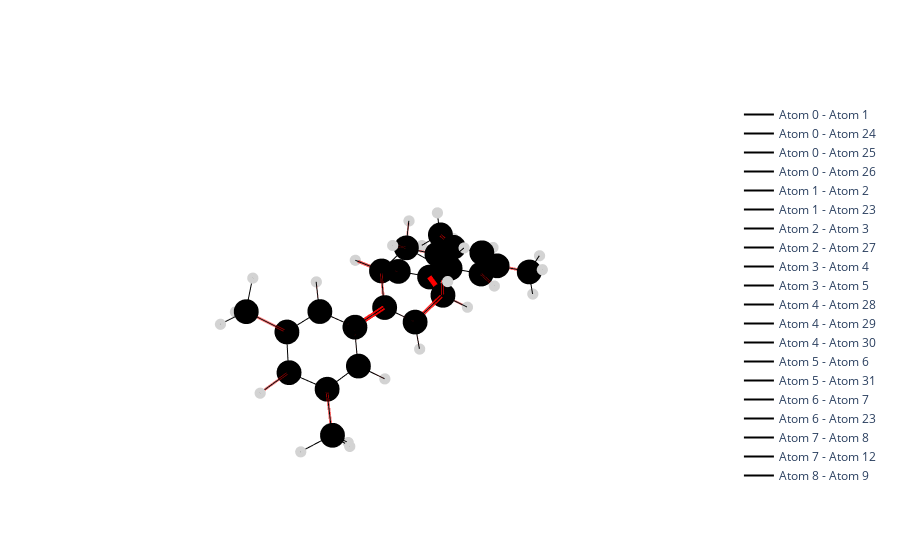

The cell this chart's notebook holds for it:
### Code cell
trace_atoms = [None] * len(ligand.nodes)
trace_edges = [None] * len(edge_ligand)
trace_imp = [None] * len(weights)

for i, u in zip(range(len(edge_xyz)), ligand.nodes):


    trace_atoms[i] = go.Scatter3d(x=[ligand_xyz[u][0]],
                         y=[ligand_xyz[u][1]],
                         z=[ligand_xyz[u][2]],
                         mode='markers',
                         name = f'atom {ligand_an[i]}',
                         text = f'atom {ligand_an[i]}',
                         marker=dict(symbol='circle',
                                                 size=sizes[ligand.nodes[u]['name']],
                                                 color=colors[ligand.nodes[u]['name']])
    )

for i in range(len(edge_ligand)):
    trace_edges[i]= go.Scatter3d(
        x=edge_ligand[i,:,0],
        y=edge_ligand[i,:,1],
        z=edge_ligand[i,:,2],
        name = f'Atom {edges_l[i][0]} - Atom {edges_l[i][1]}',
        text=f'{edges_l[i]}',
        mode='lines',
        line=dict(color='black', width=2),
        hoverinfo='none')
    


for i in range(len(edge_ligand)):
    trace_imp[i]= go.Scatter3d(
        x=edge_ligand[i,:,0],
        y=edge_ligand[i,:,1],
        z=edge_ligand[i,:,2],
        name= f'atom{edges[i][0]}-atom{edges[i][1]}',
        mode='lines',
        opacity=weights[i],
        line=dict(color='red', width=weights[i]*10),
        hoverinfo='none')


traces =   trace_edges + trace_imp + trace_atoms
subs = go.Figure(data=traces)
subs.update_layout(template =  'plotly_white')

subs.update_layout(scene=dict(xaxis=dict(showgrid=False, zeroline=False, showticklabels=False),
                             yaxis=dict(showgrid=False, zeroline=False, showticklabels=False),
                             zaxis=dict(showgrid=False, zeroline=False, showticklabels=False),
                             xaxis_title='', yaxis_title='', zaxis_title=''))

subs.show()

### Figure 1 — Plotly figure (JSON) as saved in the notebook; plotly's stock layout.template omitted (floating-point values rounded to 4 significant figures)
{"data": [{"hoverinfo": "none", "line": {"color": "black", "width": 2}, "mode": "lines", "name": "Atom 0 - Atom 1", "text": "(0, 1)", "type": "scatter3d", "x": [5.802, 5.01], "y": [-1.764, -0.7819], "z": [1.458, 0.6965]}, {"hoverinfo": "none", "line": {"color": "black", "width": 2}, "mode": "lines", "name": "Atom 0 - Atom 24", "text": "(0, 24)", "type": "scatter3d", "x": [5.802, 5.789], "y": [-1.764, -2.727], "z": [1.458, 0.9013]}, {"hoverinfo": "none", "line": {"color": "black", "width": 2}, "mode": "lines", "name": "Atom 0 - Atom 25", "text": "(0, 25)", "type": "scatter3d", "x": [5.802, 5.232], "y": [-1.764, -1.97], "z": [1.458, 2.412]}, {"hoverinfo": "none", "line": {"color": "black", "width": 2}, "mode": "lines", "name": "Atom 0 - Atom 26", "text": "(0, 26)", "type": "scatter3d", "x": [5.802, 6.815], "y": [-1.764, -1.414], "z": [1.458, 1.71]}, {"hoverinfo": "none", "line": {"color": "black", "width": 2}, "mode": "lines", "name": "Atom 1 - Atom 2", "text": "(1, 2)", "type": "scatter3d", "x": [5.01, 5.65], "y": [-0.7819, 0.1027], "z": [0.6965, -0.1271]}, {"hoverinfo": "none", "line": {"color": "black", "width": 2}, "mode": "lines", "name": "Atom 1 - Atom 23", "text": "(1, 23)", "type": "scatter3d", "x": [5.01, 3.642], "y": [-0.7819, -0.7661], "z": [0.6965, 0.8216]}, {"hoverinfo": "none", "line": {"color": "black", "width": 2}, "mode": "lines", "name": "Atom 2 - Atom 3", "text": "(2, 3)", "type": "scatter3d", "x": [5.65, 4.867], "y": [0.1027, 1.004], "z": [-0.1271, -0.8204]}, {"hoverinfo": "none", "line": {"color": "black", "width": 2}, "mode": "lines", "name": "Atom 2 - Atom 27", "text": "(2, 27)", "type": "scatter3d", "x": [5.65, 6.739], "y": [0.1027, 0.116], "z": [-0.1271, -0.2489]}, {"hoverinfo": "none", "line": {"color": "black", "width": 2}, "mode": "lines", "name": "Atom 3 - Atom 4", "text": "(3, 4)", "type": "scatter3d", "x": [4.867, 5.51], "y": [1.004, 1.991], "z": [-0.8204, -1.732]}, {"hoverinfo": "none", "line": {"color": "black", "width": 2}, "mode": "lines", "name": "Atom 3 - Atom 5", "text": "(3, 5)", "type": "scatter3d", "x": [4.867, 3.498], "y": [1.004, 1.017], "z": [-0.8204, -0.693]}, {"hoverinfo": "none", "line": {"color": "black", "width": 2}, "mode": "lines", "name": "Atom 4 - Atom 28", "text": "(4, 28)", "type": "scatter3d", "x": [5.51, 6.518], "y": [1.991, 1.62], "z": [-1.732, -1.984]}, {"hoverinfo": "none", "line": {"color": "black", "width": 2}, "mode": "lines", "name": "Atom 4 - Atom 29", "text": "(4, 29)", "type": "scatter3d", "x": [5.51, 4.92], "y": [1.991, 1.984], "z": [-1.732, -2.69]}, {"hoverinfo": "none", "line": {"color": "black", "width": 2}, "mode": "lines", "name": "Atom 4 - Atom 30", "text": "(4, 30)", "type": "scatter3d", "x": [5.51, 5.568], "y": [1.991, 3.0], "z": [-1.732, -1.285]}, {"hoverinfo": "none", "line": {"color": "black", "width": 2}, "mode": "lines", "name": "Atom 5 - Atom 6", "text": "(5, 6)", "type": "scatter3d", "x": [3.498, 2.829], "y": [1.017, 0.1144], "z": [-0.693, 0.1488]}, {"hoverinfo": "none", "line": {"color": "black", "width": 2}, "mode": "lines", "name": "Atom 5 - Atom 31", "text": "(5, 31)", "type": "scatter3d", "x": [3.498, 2.906], "y": [1.017, 1.732], "z": [-0.693, -1.246]}, {"hoverinfo": "none", "line": {"color": "black", "width": 2}, "mode": "lines", "name": "Atom 6 - Atom 7", "text": "(6, 7)", "type": "scatter3d", "x": [2.829, 1.391], "y": [0.1144, 0.142], "z": [0.1488, 0.2739]}, {"hoverinfo": "none", "line": {"color": "black", "width": 2}, "mode": "lines", "name": "Atom 6 - Atom 23", "text": "(6, 23)", "type": "scatter3d", "x": [2.829, 3.642], "y": [0.1144, -0.7661], "z": [0.1488, 0.8216]}, {"hoverinfo": "none", "line": {"color": "black", "width": 2}, "mode": "lines", "name": "Atom 7 - Atom 8", "text": "(7, 8)", "type": "scatter3d", "x": [1.391, 0.6245], "y": [0.142, 1.005], "z": [0.2739, -0.3756]}, {"hoverinfo": "none", "line": {"color": "black", "width": 2}, "mode": "lines", "name": "Atom 7 - Atom 12", "text": "(7, 12)", "type": "scatter3d", "x": [1.391, 0.6525], "y": [0.142, -0.7953], "z": [0.2739, 1.143]}, {"hoverinfo": "none", "line": {"color": "black", "width": 2}, "mode": "lines", "name": "Atom 8 - Atom 9", "text": "(8, 9)", "type": "scatter3d", "x": [0.6245, -0.7312], "y": [1.005, 1.192], "z": [-0.3756, 0.2923]}, {"hoverinfo": "none", "line": {"color": "black", "width": 2}, "mode": "lines", "name": "Atom 8 - Atom 32", "text": "(8, 32)", "type": "scatter3d", "x": [0.6245, 0.8862], "y": [1.005, 1.528], "z": [-0.3756, -1.262]}, {"hoverinfo": "none", "line": {"color": "black", "width": 2}, "mode": "lines", "name": "Atom 9 - Atom 10", "text": "(9, 10)", "type": "scatter3d", "x": [-0.7312, -0.3983], "y": [1.192, 1.365], "z": [0.2923, 1.783]}, {"hoverinfo": "none", "line": {"color": "black", "width": 2}, "mode": "lines", "name": "Atom 9 - Atom 14", "text": "(9, 14)", "type": "scatter3d", "x": [-0.7312, -1.41], "y": [1.192, -0.1229], "z": [0.2923, 0.2076]}, {"hoverinfo": "none", "line": {"color": "black", "width": 2}, "mode": "lines", "name": "Atom 9 - Atom 33", "text": "(9, 33)", "type": "scatter3d", "x": [-0.7312, -1.255], "y": [1.192, 2.035], "z": [0.2923, -0.1258]}, {"hoverinfo": "none", "line": {"color": "black", "width": 2}, "mode": "lines", "name": "Atom 10 - Atom 11", "text": "(10, 11)", "type": "scatter3d", "x": [-0.3983, 0.1676], "y": [1.365, 0.0693], "z": [1.783, 2.32]}, {"hoverinfo": "none", "line": {"color": "black", "width": 2}, "mode": "lines", "name": "Atom 10 - Atom 34", "text": "(10, 34)", "type": "scatter3d", "x": [-0.3983, -1.372], "y": [1.365, 1.541], "z": [1.783, 2.283]}, {"hoverinfo": "none", "line": {"color": "black", "width": 2}, "mode": "lines", "name": "Atom 10 - Atom 35", "text": "(10, 35)", "type": "scatter3d", "x": [-0.3983, 0.3065], "y": [1.365, 2.207], "z": [1.783, 1.917]}, {"hoverinfo": "none", "line": {"color": "black", "width": 2}, "mode": "lines", "name": "Atom 11 - Atom 12", "text": "(11, 12)", "type": "scatter3d", "x": [0.1676, 0.6525], "y": [0.0693, -0.7953], "z": [2.32, 1.143]}, {"hoverinfo": "none", "line": {"color": "black", "width": 2}, "mode": "lines", "name": "Atom 11 - Atom 36", "text": "(11, 36)", "type": "scatter3d", "x": [0.1676, -0.5285], "y": [0.0693, -0.4726], "z": [2.32, 2.964]}, {"hoverinfo": "none", "line": {"color": "black", "width": 2}, "mode": "lines", "name": "Atom 11 - Atom 37", "text": "(11, 37)", "type": "scatter3d", "x": [0.1676, 1.087], "y": [0.0693, 0.3252], "z": [2.32, 2.887]}, {"hoverinfo": "none", "line": {"color": "black", "width": 2}, "mode": "lines", "name": "Atom 12 - Atom 13", "text": "(12, 13)", "type": "scatter3d", "x": [0.6525, -0.6078], "y": [-0.7953, -1.164], "z": [1.143, 0.3761]}, {"hoverinfo": "none", "line": {"color": "black", "width": 2}, "mode": "lines", "name": "Atom 12 - Atom 38", "text": "(12, 38)", "type": "scatter3d", "x": [0.6525, 1.184], "y": [-0.7953, -1.68], "z": [1.143, 1.463]}, {"hoverinfo": "none", "line": {"color": "black", "width": 2}, "mode": "lines", "name": "Atom 13 - Atom 14", "text": "(13, 14)", "type": "scatter3d", "x": [-0.6078, -1.41], "y": [-1.164, -0.1229], "z": [0.3761, 0.2076]}, {"hoverinfo": "none", "line": {"color": "black", "width": 2}, "mode": "lines", "name": "Atom 13 - Atom 39", "text": "(13, 39)", "type": "scatter3d", "x": [-0.6078, -0.763], "y": [-1.164, -2.155], "z": [0.3761, 0.04142]}, {"hoverinfo": "none", "line": {"color": "black", "width": 2}, "mode": "lines", "name": "Atom 14 - Atom 15", "text": "(14, 15)", "type": "scatter3d", "x": [-1.41, -2.827], "y": [-0.1229, -0.1957], "z": [0.2076, -0.03496]}, {"hoverinfo": "none", "line": {"color": "black", "width": 2}, "mode": "lines", "name": "Atom 15 - Atom 16", "text": "(15, 16)", "type": "scatter3d", "x": [-2.827, -3.632], "y": [-0.1957, 0.8984], "z": [-0.03496, -0.1996]}, {"hoverinfo": "none", "line": {"color": "black", "width": 2}, "mode": "lines", "name": "Atom 15 - Atom 22", "text": "(15, 22)", "type": "scatter3d", "x": [-2.827, -3.405], "y": [-0.1957, -1.469], "z": [-0.03496, -0.1055]}, {"hoverinfo": "none", "line": {"color": "black", "width": 2}, "mode": "lines", "name": "Atom 16 - Atom 17", "text": "(16, 17)", "type": "scatter3d", "x": [-3.632, -5.001], "y": [0.8984, 0.7982], "z": [-0.1996, -0.4343]}, {"hoverinfo": "none", "line": {"color": "black", "width": 2}, "mode": "lines", "name": "Atom 16 - Atom 40", "text": "(16, 40)", "type": "scatter3d", "x": [-3.632, -3.219], "y": [0.8984, 1.902], "z": [-0.1996, -0.1488]}, {"hoverinfo": "none", "line": {"color": "black", "width": 2}, "mode": "lines", "name": "Atom 17 - Atom 18", "text": "(17, 18)", "type": "scatter3d", "x": [-5.001, -5.843], "y": [0.7982, 1.989], "z": [-0.4343, -0.6077]}, {"hoverinfo": "none", "line": {"color": "black", "width": 2}, "mode": "lines", "name": "Atom 17 - Atom 19", "text": "(17, 19)", "type": "scatter3d", "x": [-5.001, -5.542], "y": [0.7982, -0.4681], "z": [-0.4343, -0.4987]}, {"hoverinfo": "none", "line": {"color": "black", "width": 2}, "mode": "lines", "name": "Atom 18 - Atom 41", "text": "(18, 41)", "type": "scatter3d", "x": [-5.843, -5.842], "y": [1.989, 2.384], "z": [-0.6077, -1.651]}, {"hoverinfo": "none", "line": {"color": "black", "width": 2}, "mode": "lines", "name": "Atom 18 - Atom 42", "text": "(18, 42)", "type": "scatter3d", "x": [-5.843, -6.892], "y": [1.989, 1.83], "z": [-0.6077, -0.2712]}, {"hoverinfo": "none", "line": {"color": "black", "width": 2}, "mode": "lines", "name": "Atom 18 - Atom 43", "text": "(18, 43)", "type": "scatter3d", "x": [-5.843, -5.429], "y": [1.989, 2.793], "z": [-0.6077, 0.0602]}, {"hoverinfo": "none", "line": {"color": "black", "width": 2}, "mode": "lines", "name": "Atom 19 - Atom 20", "text": "(19, 20)", "type": "scatter3d", "x": [-5.542, -4.754], "y": [-0.4681, -1.6], "z": [-0.4987, -0.3362]}, {"hoverinfo": "none", "line": {"color": "black", "width": 2}, "mode": "lines", "name": "Atom 19 - Atom 44", "text": "(19, 44)", "type": "scatter3d", "x": [-5.542, -6.606], "y": [-0.4681, -0.5482], "z": [-0.4987, -0.6812]}, {"hoverinfo": "none", "line": {"color": "black", "width": 2}, "mode": "lines", "name": "Atom 20 - Atom 21", "text": "(20, 21)", "type": "scatter3d", "x": [-4.754, -5.363], "y": [-1.6, -2.956], "z": [-0.3362, -0.4102]}, {"hoverinfo": "none", "line": {"color": "black", "width": 2}, "mode": "lines", "name": "Atom 20 - Atom 22", "text": "(20, 22)", "type": "scatter3d", "x": [-4.754, -3.405], "y": [-1.6, -1.469], "z": [-0.3362, -0.1055]}, {"hoverinfo": "none", "line": {"color": "black", "width": 2}, "mode": "lines", "name": "Atom 21 - Atom 45", "text": "(21, 45)", "type": "scatter3d", "x": [-5.363, -4.689], "y": [-2.956, -3.579], "z": [-0.4102, -1.021]}, {"hoverinfo": "none", "line": {"color": "black", "width": 2}, "mode": "lines", "name": "Atom 21 - Atom 46", "text": "(21, 46)", "type": "scatter3d", "x": [-5.363, -6.328], "y": [-2.956, -2.86], "z": [-0.4102, -0.9649]}, {"hoverinfo": "none", "line": {"color": "black", "width": 2}, "mode": "lines", "name": "Atom 21 - Atom 47", "text": "(21, 47)", "type": "scatter3d", "x": [-5.363, -5.559], "y": [-2.956, -3.373], "z": [-0.4102, 0.5952]}, {"hoverinfo": "none", "line": {"color": "black", "width": 2}, "mode": "lines", "name": "Atom 22 - Atom 48", "text": "(22, 48)", "type": "scatter3d", "x": [-3.405, -2.755], "y": [-1.469, -2.329], "z": [-0.1055, 0.02818]}, {"hoverinfo": "none", "line": {"color": "black", "width": 2}, "mode": "lines", "name": "Atom 23 - Atom 49", "text": "(23, 49)", "type": "scatter3d", "x": [3.642, 3.161], "y": [-0.7661, -1.493], "z": [0.8216, 1.496]}, {"hoverinfo": "none", "line": {"color": "red", "width": 5.509}, "mode": "lines", "name": "atom0-atom1", "opacity": 0.5509, "type": "scatter3d", "x": [5.802, 5.01], "y": [-1.764, -0.7819], "z": [1.458, 0.6965]}, {"hoverinfo": "none", "line": {"color": "red", "width": 0.9084}, "mode": "lines", "name": "atom0-atom24", "opacity": 0.09084, "type": "scatter3d", "x": [5.802, 5.789], "y": [-1.764, -2.727], "z": [1.458, 0.9013]}, {"hoverinfo": "none", "line": {"color": "red", "width": 0.9084}, "mode": "lines", "name": "atom0-atom25", "opacity": 0.09084, "type": "scatter3d", "x": [5.802, 5.232], "y": [-1.764, -1.97], "z": [1.458, 2.412]}, {"hoverinfo": "none", "line": {"color": "red", "width": 0.9084}, "mode": "lines", "name": "atom0-atom26", "opacity": 0.09084, "type": "scatter3d", "x": [5.802, 6.815], "y": [-1.764, -1.414], "z": [1.458, 1.71]}, {"hoverinfo": "none", "line": {"color": "red", "width": 0.4077}, "mode": "lines", "name": "atom1-atom2", "opacity": 0.04077, "type": "scatter3d", "x": [5.01, 5.65], "y": [-0.7819, 0.1027], "z": [0.6965, -0.1271]}, {"hoverinfo": "none", "line": {"color": "red", "width": 0.8405}, "mode": "lines", "name": "atom1-atom23", "opacity": 0.08405, "type": "scatter3d", "x": [5.01, 3.642], "y": [-0.7819, -0.7661], "z": [0.6965, 0.8216]}, {"hoverinfo": "none", "line": {"color": "red", "width": 0.4077}, "mode": "lines", "name": "atom2-atom3", "opacity": 0.04077, "type": "scatter3d", "x": [5.65, 4.867], "y": [0.1027, 1.004], "z": [-0.1271, -0.8204]}, {"hoverinfo": "none", "line": {"color": "red", "width": 5.046}, "mode": "lines", "name": "atom2-atom27", "opacity": 0.5046, "type": "scatter3d", "x": [5.65, 6.739], "y": [0.1027, 0.116], "z": [-0.1271, -0.2489]}, {"hoverinfo": "none", "line": {"color": "red", "width": 5.509}, "mode": "lines", "name": "atom3-atom4", "opacity": 0.5509, "type": "scatter3d", "x": [4.867, 5.51], "y": [1.004, 1.991], "z": [-0.8204, -1.732]}, {"hoverinfo": "none", "line": {"color": "red", "width": 0.8405}, "mode": "lines", "name": "atom3-atom5", "opacity": 0.08405, "type": "scatter3d", "x": [4.867, 3.498], "y": [1.004, 1.017], "z": [-0.8204, -0.693]}, {"hoverinfo": "none", "line": {"color": "red", "width": 0.9084}, "mode": "lines", "name": "atom4-atom28", "opacity": 0.09084, "type": "scatter3d", "x": [5.51, 6.518], "y": [1.991, 1.62], "z": [-1.732, -1.984]}, {"hoverinfo": "none", "line": {"color": "red", "width": 0.9084}, "mode": "lines", "name": "atom4-atom29", "opacity": 0.09084, "type": "scatter3d", "x": [5.51, 4.92], "y": [1.991, 1.984], "z": [-1.732, -2.69]}, {"hoverinfo": "none", "line": {"color": "red", "width": 0.9084}, "mode": "lines", "name": "atom4-atom30", "opacity": 0.09084, "type": "scatter3d", "x": [5.51, 5.568], "y": [1.991, 3.0], "z": [-1.732, -1.285]}, {"hoverinfo": "none", "line": {"color": "red", "width": 2.328}, "mode": "lines", "name": "atom5-atom6", "opacity": 0.2328, "type": "scatter3d", "x": [3.498, 2.829], "y": [1.017, 0.1144], "z": [-0.693, 0.1488]}, {"hoverinfo": "none", "line": {"color": "red", "width": 2.648}, "mode": "lines", "name": "atom5-atom31", "opacity": 0.2648, "type": "scatter3d", "x": [3.498, 2.906], "y": [1.017, 1.732], "z": [-0.693, -1.246]}, {"hoverinfo": "none", "line": {"color": "red", "width": 9.131}, "mode": "lines", "name": "atom6-atom7", "opacity": 0.9131, "type": "scatter3d", "x": [2.829, 1.391], "y": [0.1144, 0.142], "z": [0.1488, 0.2739]}, {"hoverinfo": "none", "line": {"color": "red", "width": 2.328}, "mode": "lines", "name": "atom6-atom23", "opacity": 0.2328, "type": "scatter3d", "x": [2.829, 3.642], "y": [0.1144, -0.7661], "z": [0.1488, 0.8216]}, {"hoverinfo": "none", "line": {"color": "red", "width": 2.438}, "mode": "lines", "name": "atom7-atom8", "opacity": 0.2438, "type": "scatter3d", "x": [1.391, 0.6245], "y": [0.142, 1.005], "z": [0.2739, -0.3756]}, {"hoverinfo": "none", "line": {"color": "red", "width": 5.212}, "mode": "lines", "name": "atom7-atom12", "opacity": 0.5212, "type": "scatter3d", "x": [1.391, 0.6525], "y": [0.142, -0.7953], "z": [0.2739, 1.143]}, {"hoverinfo": "none", "line": {"color": "red", "width": 8.129}, "mode": "lines", "name": "atom8-atom9", "opacity": 0.8129, "type": "scatter3d", "x": [0.6245, -0.7312], "y": [1.005, 1.192], "z": [-0.3756, 0.2923]}, {"hoverinfo": "none", "line": {"color": "red", "width": 2.707}, "mode": "lines", "name": "atom8-atom32", "opacity": 0.2707, "type": "scatter3d", "x": [0.6245, 0.8862], "y": [1.005, 1.528], "z": [-0.3756, -1.262]}, {"hoverinfo": "none", "line": {"color": "red", "width": 6.138}, "mode": "lines", "name": "atom9-atom10", "opacity": 0.6138, "type": "scatter3d", "x": [-0.7312, -0.3983], "y": [1.192, 1.365], "z": [0.2923, 1.783]}, {"hoverinfo": "none", "line": {"color": "red", "width": 10}, "mode": "lines", "name": "atom9-atom14", "opacity": 1, "type": "scatter3d", "x": [-0.7312, -1.41], "y": [1.192, -0.1229], "z": [0.2923, 0.2076]}, {"hoverinfo": "none", "line": {"color": "red", "width": 4.395}, "mode": "lines", "name": "atom9-atom33", "opacity": 0.4395, "type": "scatter3d", "x": [-0.7312, -1.255], "y": [1.192, 2.035], "z": [0.2923, -0.1258]}, {"hoverinfo": "none", "line": {"color": "red", "width": 0}, "mode": "lines", "name": "atom10-atom11", "opacity": 0, "type": "scatter3d", "x": [-0.3983, 0.1676], "y": [1.365, 0.0693], "z": [1.783, 2.32]}, {"hoverinfo": "none", "line": {"color": "red", "width": 0.8645}, "mode": "lines", "name": "atom10-atom34", "opacity": 0.08645, "type": "scatter3d", "x": [-0.3983, -1.372], "y": [1.365, 1.541], "z": [1.783, 2.283]}, {"hoverinfo": "none", "line": {"color": "red", "width": 0.8645}, "mode": "lines", "name": "atom10-atom35", "opacity": 0.08645, "type": "scatter3d", "x": [-0.3983, 0.3065], "y": [1.365, 2.207], "z": [1.783, 1.917]}, {"hoverinfo": "none", "line": {"color": "red", "width": 1.054}, "mode": "lines", "name": "atom11-atom12", "opacity": 0.1054, "type": "scatter3d", "x": [0.1676, 0.6525], "y": [0.0693, -0.7953], "z": [2.32, 1.143]}, {"hoverinfo": "none", "line": {"color": "red", "width": 3.825}, "mode": "lines", "name": "atom11-atom36", "opacity": 0.3825, "type": "scatter3d", "x": [0.1676, -0.5285], "y": [0.0693, -0.4726], "z": [2.32, 2.964]}, {"hoverinfo": "none", "line": {"color": "red", "width": 3.825}, "mode": "lines", "name": "atom11-atom37", "opacity": 0.3825, "type": "scatter3d", "x": [0.1676, 1.087], "y": [0.0693, 0.3252], "z": [2.32, 2.887]}, {"hoverinfo": "none", "line": {"color": "red", "width": 2.762}, "mode": "lines", "name": "atom12-atom13", "opacity": 0.2762, "type": "scatter3d", "x": [0.6525, -0.6078], "y": [-0.7953, -1.164], "z": [1.143, 0.3761]}, {"hoverinfo": "none", "line": {"color": "red", "width": 6.282}, "mode": "lines", "name": "atom12-atom38", "opacity": 0.6282, "type": "scatter3d", "x": [0.6525, 1.184], "y": [-0.7953, -1.68], "z": [1.143, 1.463]}, {"hoverinfo": "none", "line": {"color": "red", "width": 0.3054}, "mode": "lines", "name": "atom13-atom14", "opacity": 0.03054, "type": "scatter3d", "x": [-0.6078, -1.41], "y": [-1.164, -0.1229], "z": [0.3761, 0.2076]}, {"hoverinfo": "none", "line": {"color": "red", "width": 1.928}, "mode": "lines", "name": "atom13-atom39", "opacity": 0.1928, "type": "scatter3d", "x": [-0.6078, -0.763], "y": [-1.164, -2.155], "z": [0.3761, 0.04142]}, {"hoverinfo": "none", "line": {"color": "red", "width": 5.588}, "mode": "lines", "name": "atom14-atom15", "opacity": 0.5588, "type": "scatter3d", "x": [-1.41, -2.827], "y": [-0.1229, -0.1957], "z": [0.2076, -0.03496]}, {"hoverinfo": "none", "line": {"color": "red", "width": 0.1325}, "mode": "lines", "name": "atom15-atom16", "opacity": 0.01325, "type": "scatter3d", "x": [-2.827, -3.632], "y": [-0.1957, 0.8984], "z": [-0.03496, -0.1996]}, {"hoverinfo": "none", "line": {"color": "red", "width": 0.1325}, "mode": "lines", "name": "atom15-atom22", "opacity": 0.01325, "type": "scatter3d", "x": [-2.827, -3.405], "y": [-0.1957, -1.469], "z": [-0.03496, -0.1055]}, {"hoverinfo": "none", "line": {"color": "red", "width": 0.3071}, "mode": "lines", "name": "atom16-atom17", "opacity": 0.03071, "type": "scatter3d", "x": [-3.632, -5.001], "y": [0.8984, 0.7982], "z": [-0.1996, -0.4343]}, {"hoverinfo": "none", "line": {"color": "red", "width": 4.525}, "mode": "lines", "name": "atom16-atom40", "opacity": 0.4525, "type": "scatter3d", "x": [-3.632, -3.219], "y": [0.8984, 1.902], "z": [-0.1996, -0.1488]}, {"hoverinfo": "none", "line": {"color": "red", "width": 5.601}, "mode": "lines", "name": "atom17-atom18", "opacity": 0.5601, "type": "scatter3d", "x": [-5.001, -5.843], "y": [0.7982, 1.989], "z": [-0.4343, -0.6077]}, {"hoverinfo": "none", "line": {"color": "red", "width": 0.3151}, "mode": "lines", "name": "atom17-atom19", "opacity": 0.03151, "type": "scatter3d", "x": [-5.001, -5.542], "y": [0.7982, -0.4681], "z": [-0.4343, -0.4987]}, {"hoverinfo": "none", "line": {"color": "red", "width": 0.9084}, "mode": "lines", "name": "atom18-atom41", "opacity": 0.09084, "type": "scatter3d", "x": [-5.843, -5.842], "y": [1.989, 2.384], "z": [-0.6077, -1.651]}, {"hoverinfo": "none", "line": {"color": "red", "width": 0.9084}, "mode": "lines", "name": "atom18-atom42", "opacity": 0.09084, "type": "scatter3d", "x": [-5.843, -6.892], "y": [1.989, 1.83], "z": [-0.6077, -0.2712]}, {"hoverinfo": "none", "line": {"color": "red", "width": 0.9084}, "mode": "lines", "name": "atom18-atom43", "opacity": 0.09084, "type": "scatter3d", "x": [-5.843, -5.429], "y": [1.989, 2.793], "z": [-0.6077, 0.0602]}, {"hoverinfo": "none", "line": {"color": "red", "width": 0.3151}, "mode": "lines", "name": "atom19-atom20", "opacity": 0.03151, "type": "scatter3d", "x": [-5.542, -4.754], "y": [-0.4681, -1.6], "z": [-0.4987, -0.3362]}, {"hoverinfo": "none", "line": {"color": "red", "width": 5.046}, "mode": "lines", "name": "atom19-atom44", "opacity": 0.5046, "type": "scatter3d", "x": [-5.542, -6.606], "y": [-0.4681, -0.5482], "z": [-0.4987, -0.6812]}, {"hoverinfo": "none", "line": {"color": "red", "width": 5.601}, "mode": "lines", "name": "atom20-atom21", "opacity": 0.5601, "type": "scatter3d", "x": [-4.754, -5.363], "y": [-1.6, -2.956], "z": [-0.3362, -0.4102]}, {"hoverinfo": "none", "line": {"color": "red", "width": 0.3071}, "mode": "lines", "name": "atom20-atom22", "opacity": 0.03071, "type": "scatter3d", "x": [-4.754, -3.405], "y": [-1.6, -1.469], "z": [-0.3362, -0.1055]}, {"hoverinfo": "none", "line": {"color": "red", "width": 0.9084}, "mode": "lines", "name": "atom21-atom45", "opacity": 0.09084, "type": "scatter3d", "x": [-5.363, -4.689], "y": [-2.956, -3.579], "z": [-0.4102, -1.021]}, {"hoverinfo": "none", "line": {"color": "red", "width": 0.9084}, "mode": "lines", "name": "atom21-atom46", "opacity": 0.09084, "type": "scatter3d", "x": [-5.363, -6.328], "y": [-2.956, -2.86], "z": [-0.4102, -0.9649]}, {"hoverinfo": "none", "line": {"color": "red", "width": 0.9084}, "mode": "lines", "name": "atom21-atom47", "opacity": 0.09084, "type": "scatter3d", "x": [-5.363, -5.559], "y": [-2.956, -3.373], "z": [-0.4102, 0.5952]}, {"hoverinfo": "none", "line": {"color": "red", "width": 4.525}, "mode": "lines", "name": "atom22-atom48", "opacity": 0.4525, "type": "scatter3d", "x": [-3.405, -2.755], "y": [-1.469, -2.329], "z": [-0.1055, 0.02818]}, {"hoverinfo": "none", "line": {"color": "red", "width": 2.648}, "mode": "lines", "name": "atom23-atom49", "opacity": 0.2648, "type": "scatter3d", "x": [3.642, 3.161], "y": [-0.7661, -1.493], "z": [0.8216, 1.496]}, {"marker": {"color": "black", "size": 8.625, "symbol": "circle"}, "mode": "markers", "name": "atom 0", "text": "atom 0", "type": "scatter3d", "x": [5.802], "y": [-1.764], "z": [1.458]}, {"marker": {"color": "black", "size": 8.625, "symbol": "circle"}, "mode": "markers", "name": "atom 1", "text": "atom 1", "type": "scatter3d", "x": [5.01], "y": [-0.7819], "z": [0.6965]}, {"marker": {"color": "black", "size": 8.625, "symbol": "circle"}, "mode": "markers", "name": "atom 2", "text": "atom 2", "type": "scatter3d", "x": [5.65], "y": [0.1027], "z": [-0.1271]}, {"marker": {"color": "black", "size": 8.625, "symbol": "circle"}, "mode": "markers", "name": "atom 3", "text": "atom 3", "type": "scatter3d", "x": [4.867], "y": [1.004], "z": [-0.8204]}, {"marker": {"color": "black", "size": 8.625, "symbol": "circle"}, "mode": "markers", "name": "atom 4", "text": "atom 4", "type": "scatter3d", "x": [5.51], "y": [1.991], "z": [-1.732]}, {"marker": {"color": "black", "size": 8.625, "symbol": "circle"}, "mode": "markers", "name": "atom 5", "text": "atom 5", "type": "scatter3d", "x": [3.498], "y": [1.017], "z": [-0.693]}, {"marker": {"color": "black", "size": 8.625, "symbol": "circle"}, "mode": "markers", "name": "atom 6", "text": "atom 6", "type": "scatter3d", "x": [2.829], "y": [0.1144], "z": [0.1488]}, {"marker": {"color": "black", "size": 8.625, "symbol": "circle"}, "mode": "markers", "name": "atom 7", "text": "atom 7", "type": "scatter3d", "x": [1.391], "y": [0.142], "z": [0.2739]}, {"marker": {"color": "black", "size": 8.625, "symbol": "circle"}, "mode": "markers", "name": "atom 8", "text": "atom 8", "type": "scatter3d", "x": [0.6245], "y": [1.005], "z": [-0.3756]}, {"marker": {"color": "black", "size": 8.625, "symbol": "circle"}, "mode": "markers", "name": "atom 9", "text": "atom 9", "type": "scatter3d", "x": [-0.7312], "y": [1.192], "z": [0.2923]}, {"marker": {"color": "black", "size": 8.625, "symbol": "circle"}, "mode": "markers", "name": "atom 10", "text": "atom 10", "type": "scatter3d", "x": [-0.3983], "y": [1.365], "z": [1.783]}, {"marker": {"color": "black", "size": 8.625, "symbol": "circle"}, "mode": "markers", "name": "atom 11", "text": "atom 11", "type": "scatter3d", "x": [0.1676], "y": [0.0693], "z": [2.32]}, {"marker": {"color": "black", "size": 8.625, "symbol": "circle"}, "mode": "markers", "name": "atom 12", "text": "atom 12", "type": "scatter3d", "x": [0.6525], "y": [-0.7953], "z": [1.143]}, {"marker": {"color": "black", "size": 8.625, "symbol": "circle"}, "mode": "markers", "name": "atom 13", "text": "atom 13", "type": "scatter3d", "x": [-0.6078], "y": [-1.164], "z": [0.3761]}, {"marker": {"color": "black", "size": 8.625, "symbol": "circle"}, "mode": "markers", "name": "atom 14", "text": "atom 14", "type": "scatter3d", "x": [-1.41], "y": [-0.1229], "z": [0.2076]}, {"marker": {"color": "black", "size": 8.625, "symbol": "circle"}, "mode": "markers", "name": "atom 15", "text": "atom 15", "type": "scatter3d", "x": [-2.827], "y": [-0.1957], "z": [-0.03496]}, {"marker": {"color": "black", "size": 8.625, "symbol": "circle"}, "mode": "markers", "name": "atom 16", "text": "atom 16", "type": "scatter3d", "x": [-3.632], "y": [0.8984], "z": [-0.1996]}, {"marker": {"color": "black", "size": 8.625, "symbol": "circle"}, "mode": "markers", "name": "atom 17", "text": "atom 17", "type": "scatter3d", "x": [-5.001], "y": [0.7982], "z": [-0.4343]}, {"marker": {"color": "black", "size": 8.625, "symbol": "circle"}, "mode": "markers", "name": "atom 18", "text": "atom 18", "type": "scatter3d", "x": [-5.843], "y": [1.989], "z": [-0.6077]}, {"marker": {"color": "black", "size": 8.625, "symbol": "circle"}, "mode": "markers", "name": "atom 19", "text": "atom 19", "type": "scatter3d", "x": [-5.542], "y": [-0.4681], "z": [-0.4987]}, {"marker": {"color": "black", "size": 8.625, "symbol": "circle"}, "mode": "markers", "name": "atom 20", "text": "atom 20", "type": "scatter3d", "x": [-4.754], "y": [-1.6], "z": [-0.3362]}, {"marker": {"color": "black", "size": 8.625, "symbol": "circle"}, "mode": "markers", "name": "atom 21", "text": "atom 21", "type": "scatter3d", "x": [-5.363], "y": [-2.956], "z": [-0.4102]}, {"marker": {"color": "black", "size": 8.625, "symbol": "circle"}, "mode": "markers", "name": "atom 22", "text": "atom 22", "type": "scatter3d", "x": [-3.405], "y": [-1.469], "z": [-0.1055]}, {"marker": {"color": "black", "size": 8.625, "symbol": "circle"}, "mode": "markers", "name": "atom 23", "text": "atom 23", "type": "scatter3d", "x": [3.642], "y": [-0.7661], "z": [0.8216]}, {"marker": {"color": "lightgray", "size": 3.875, "symbol": "circle"}, "mode": "markers", "name": "atom 24", "text": "atom 24", "type": "scatter3d", "x": [5.789], "y": [-2.727], "z": [0.9013]}, {"marker": {"color": "lightgray", "size": 3.875, "symbol": "circle"}, "mode": "markers", "name": "atom 25", "text": "atom 25", "type": "scatter3d", "x": [5.232], "y": [-1.97], "z": [2.412]}, {"marker": {"color": "lightgray", "size": 3.875, "symbol": "circle"}, "mode": "markers", "name": "atom 26", "text": "atom 26", "type": "scatter3d", "x": [6.815], "y": [-1.414], "z": [1.71]}, {"marker": {"color": "lightgray", "size": 3.875, "symbol": "circle"}, "mode": "markers", "name": "atom 27", "text": "atom 27", "type": "scatter3d", "x": [6.739], "y": [0.116], "z": [-0.2489]}, {"marker": {"color": "lightgray", "size": 3.875, "symbol": "circle"}, "mode": "markers", "name": "atom 28", "text": "atom 28", "type": "scatter3d", "x": [6.518], "y": [1.62], "z": [-1.984]}, {"marker": {"color": "lightgray", "size": 3.875, "symbol": "circle"}, "mode": "markers", "name": "atom 29", "text": "atom 29", "type": "scatter3d", "x": [4.92], "y": [1.984], "z": [-2.69]}, {"marker": {"color": "lightgray", "size": 3.875, "symbol": "circle"}, "mode": "markers", "name": "atom 30", "text": "atom 30", "type": "scatter3d", "x": [5.568], "y": [3.0], "z": [-1.285]}, {"marker": {"color": "lightgray", "size": 3.875, "symbol": "circle"}, "mode": "markers", "name": "atom 31", "text": "atom 31", "type": "scatter3d", "x": [2.906], "y": [1.732], "z": [-1.246]}, {"marker": {"color": "lightgray", "size": 3.875, "symbol": "circle"}, "mode": "markers", "name": "atom 32", "text": "atom 32", "type": "scatter3d", "x": [0.8862], "y": [1.528], "z": [-1.262]}, {"marker": {"color": "lightgray", "size": 3.875, "symbol": "circle"}, "mode": "markers", "name": "atom 33", "text": "atom 33", "type": "scatter3d", "x": [-1.255], "y": [2.035], "z": [-0.1258]}, {"marker": {"color": "lightgray", "size": 3.875, "symbol": "circle"}, "mode": "markers", "name": "atom 34", "text": "atom 34", "type": "scatter3d", "x": [-1.372], "y": [1.541], "z": [2.283]}, {"marker": {"color": "lightgray", "size": 3.875, "symbol": "circle"}, "mode": "markers", "name": "atom 35", "text": "atom 35", "type": "scatter3d", "x": [0.3065], "y": [2.207], "z": [1.917]}, {"marker": {"color": "lightgray", "size": 3.875, "symbol": "circle"}, "mode": "markers", "name": "atom 36", "text": "atom 36", "type": "scatter3d", "x": [-0.5285], "y": [-0.4726], "z": [2.964]}, {"marker": {"color": "lightgray", "size": 3.875, "symbol": "circle"}, "mode": "markers", "name": "atom 37", "text": "atom 37", "type": "scatter3d", "x": [1.087], "y": [0.3252], "z": [2.887]}, {"marker": {"color": "lightgray", "size": 3.875, "symbol": "circle"}, "mode": "markers", "name": "atom 38", "text": "atom 38", "type": "scatter3d", "x": [1.184], "y": [-1.68], "z": [1.463]}, {"marker": {"color": "lightgray", "size": 3.875, "symbol": "circle"}, "mode": "markers", "name": "atom 39", "text": "atom 39", "type": "scatter3d", "x": [-0.763], "y": [-2.155], "z": [0.04142]}, {"marker": {"color": "lightgray", "size": 3.875, "symbol": "circle"}, "mode": "markers", "name": "atom 40", "text": "atom 40", "type": "scatter3d", "x": [-3.219], "y": [1.902], "z": [-0.1488]}, {"marker": {"color": "lightgray", "size": 3.875, "symbol": "circle"}, "mode": "markers", "name": "atom 41", "text": "atom 41", "type": "scatter3d", "x": [-5.842], "y": [2.384], "z": [-1.651]}, {"marker": {"color": "lightgray", "size": 3.875, "symbol": "circle"}, "mode": "markers", "name": "atom 42", "text": "atom 42", "type": "scatter3d", "x": [-6.892], "y": [1.83], "z": [-0.2712]}, {"marker": {"color": "lightgray", "size": 3.875, "symbol": "circle"}, "mode": "markers", "name": "atom 43", "text": "atom 43", "type": "scatter3d", "x": [-5.429], "y": [2.793], "z": [0.0602]}, {"marker": {"color": "lightgray", "size": 3.875, "symbol": "circle"}, "mode": "markers", "name": "atom 44", "text": "atom 44", "type": "scatter3d", "x": [-6.606], "y": [-0.5482], "z": [-0.6812]}, {"marker": {"color": "lightgray", "size": 3.875, "symbol": "circle"}, "mode": "markers", "name": "atom 45", "text": "atom 45", "type": "scatter3d", "x": [-4.689], "y": [-3.579], "z": [-1.021]}, {"marker": {"color": "lightgray", "size": 3.875, "symbol": "circle"}, "mode": "markers", "name": "atom 46", "text": "atom 46", "type": "scatter3d", "x": [-6.328], "y": [-2.86], "z": [-0.9649]}, {"marker": {"color": "lightgray", "size": 3.875, "symbol": "circle"}, "mode": "markers", "name": "atom 47", "text": "atom 47", "type": "scatter3d", "x": [-5.559], "y": [-3.373], "z": [0.5952]}, {"marker": {"color": "lightgray", "size": 3.875, "symbol": "circle"}, "mode": "markers", "name": "atom 48", "text": "atom 48", "type": "scatter3d", "x": [-2.755], "y": [-2.329], "z": [0.02818]}, {"marker": {"color": "lightgray", "size": 3.875, "symbol": "circle"}, "mode": "markers", "name": "atom 49", "text": "atom 49", "type": "scatter3d", "x": [3.161], "y": [-1.493], "z": [1.496]}], "layout": {"scene": {"xaxis": {"showgrid": false, "showticklabels": false, "title": {"text": ""}, "zeroline": false}, "yaxis": {"showgrid": false, "showticklabels": false, "title": {"text": ""}, "zeroline": false}, "zaxis": {"showgrid": false, "showticklabels": false, "title": {"text": ""}, "zeroline": false}}}}
